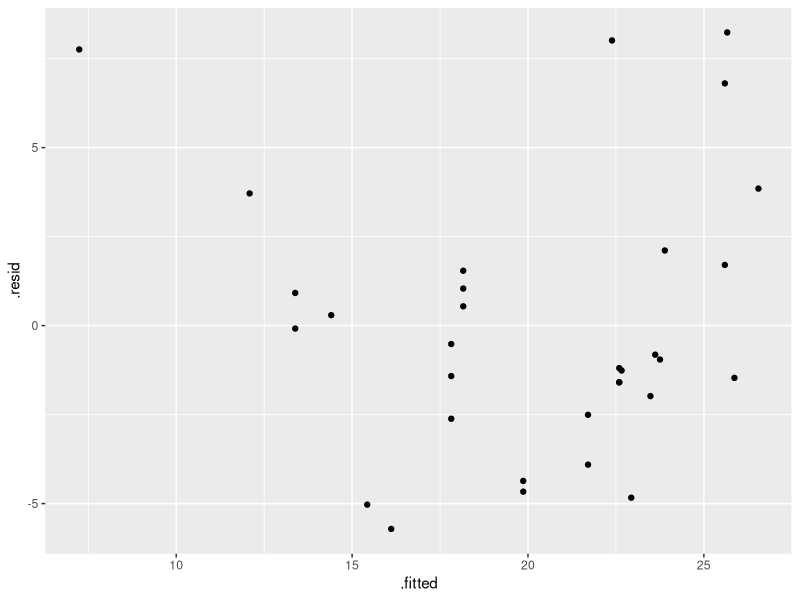

Generate this figure with R:
## ---- chunk 1
knitr::opts_chunk$set(
  collapse = TRUE, 
  comment = "#>", 
  fig.path = "man/figures/README-", 
  out.width = "100%"
)
## ---- chunk 2
#| label: resid-plot
#| fig-width: 3
#| fig-height: 3
library(ggplot2)
library(broom)
cars_lm <- lm(mpg ~ hp, data = mtcars)
cars_all <- augment(cars_lm)
ggplot(cars_all, aes(x=.fitted, y=.resid)) + 
  geom_point()
